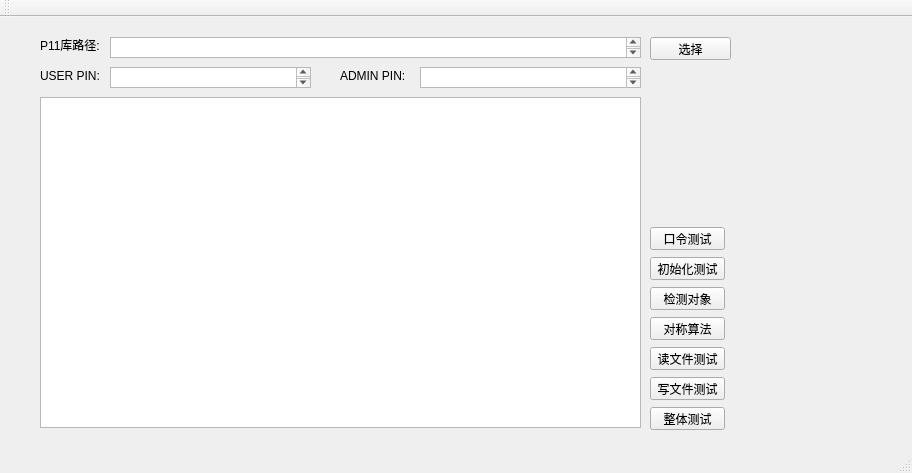
<?xml version="1.0" encoding="UTF-8"?>
<ui version="4.0">
 <class>MainWindow</class>
 <widget class="QMainWindow" name="MainWindow">
  <property name="geometry">
   <rect>
    <x>0</x>
    <y>0</y>
    <width>912</width>
    <height>473</height>
   </rect>
  </property>
  <property name="windowTitle">
   <string>海泰方圆信息安全 PKCS#11</string>
  </property>
  <widget class="QWidget" name="centralWidget">
   <widget class="QLabel" name="DLLPath">
    <property name="geometry">
     <rect>
      <x>40</x>
      <y>20</y>
      <width>71</width>
      <height>16</height>
     </rect>
    </property>
    <property name="text">
     <string>P11库路径:</string>
    </property>
   </widget>
   <widget class="QTextEdit" name="textEditPath">
    <property name="geometry">
     <rect>
      <x>110</x>
      <y>20</y>
      <width>531</width>
      <height>21</height>
     </rect>
    </property>
    <property name="readOnly">
     <bool>true</bool>
    </property>
   </widget>
   <widget class="QPushButton" name="pathchoiceButton">
    <property name="geometry">
     <rect>
      <x>650</x>
      <y>20</y>
      <width>81</width>
      <height>23</height>
     </rect>
    </property>
    <property name="text">
     <string>选择</string>
    </property>
   </widget>
   <widget class="QTextEdit" name="textEdit">
    <property name="geometry">
     <rect>
      <x>40</x>
      <y>80</y>
      <width>601</width>
      <height>331</height>
     </rect>
    </property>
    <property name="readOnly">
     <bool>true</bool>
    </property>
   </widget>
   <widget class="QPushButton" name="FullTestButton">
    <property name="geometry">
     <rect>
      <x>650</x>
      <y>390</y>
      <width>75</width>
      <height>23</height>
     </rect>
    </property>
    <property name="text">
     <string>整体测试</string>
    </property>
   </widget>
   <widget class="QPushButton" name="filepushButton">
    <property name="geometry">
     <rect>
      <x>650</x>
      <y>360</y>
      <width>75</width>
      <height>23</height>
     </rect>
    </property>
    <property name="text">
     <string>写文件测试</string>
    </property>
   </widget>
   <widget class="QPushButton" name="sympushButton">
    <property name="geometry">
     <rect>
      <x>650</x>
      <y>300</y>
      <width>75</width>
      <height>23</height>
     </rect>
    </property>
    <property name="text">
     <string>对称算法</string>
    </property>
   </widget>
   <widget class="QPushButton" name="readfilepushButton">
    <property name="geometry">
     <rect>
      <x>650</x>
      <y>330</y>
      <width>75</width>
      <height>23</height>
     </rect>
    </property>
    <property name="text">
     <string>读文件测试</string>
    </property>
   </widget>
   <widget class="QPushButton" name="objectpushButton">
    <property name="geometry">
     <rect>
      <x>650</x>
      <y>270</y>
      <width>75</width>
      <height>23</height>
     </rect>
    </property>
    <property name="text">
     <string>检测对象</string>
    </property>
   </widget>
   <widget class="QPushButton" name="initpushButton">
    <property name="geometry">
     <rect>
      <x>650</x>
      <y>240</y>
      <width>75</width>
      <height>23</height>
     </rect>
    </property>
    <property name="text">
     <string>初始化测试</string>
    </property>
   </widget>
   <widget class="QPushButton" name="changepin">
    <property name="geometry">
     <rect>
      <x>650</x>
      <y>210</y>
      <width>75</width>
      <height>23</height>
     </rect>
    </property>
    <property name="text">
     <string>口令测试</string>
    </property>
   </widget>
   <widget class="QLabel" name="pinlabel">
    <property name="geometry">
     <rect>
      <x>40</x>
      <y>50</y>
      <width>64</width>
      <height>17</height>
     </rect>
    </property>
    <property name="text">
     <string>USER PIN:</string>
    </property>
   </widget>
   <widget class="QTextEdit" name="pintextEdit">
    <property name="geometry">
     <rect>
      <x>110</x>
      <y>50</y>
      <width>201</width>
      <height>21</height>
     </rect>
    </property>
   </widget>
   <widget class="QLabel" name="adminpinlabel">
    <property name="geometry">
     <rect>
      <x>340</x>
      <y>50</y>
      <width>81</width>
      <height>17</height>
     </rect>
    </property>
    <property name="text">
     <string>ADMIN PIN:</string>
    </property>
   </widget>
   <widget class="QTextEdit" name="admintextEdit">
    <property name="geometry">
     <rect>
      <x>420</x>
      <y>50</y>
      <width>221</width>
      <height>21</height>
     </rect>
    </property>
   </widget>
  </widget>
  <widget class="QMenuBar" name="menuBar">
   <property name="geometry">
    <rect>
     <x>0</x>
     <y>0</y>
     <width>912</width>
     <height>25</height>
    </rect>
   </property>
  </widget>
  <widget class="QToolBar" name="mainToolBar">
   <attribute name="toolBarArea">
    <enum>TopToolBarArea</enum>
   </attribute>
   <attribute name="toolBarBreak">
    <bool>false</bool>
   </attribute>
  </widget>
  <widget class="QStatusBar" name="statusBar"/>
 </widget>
 <layoutdefault spacing="6" margin="11"/>
 <resources/>
 <connections/>
</ui>
